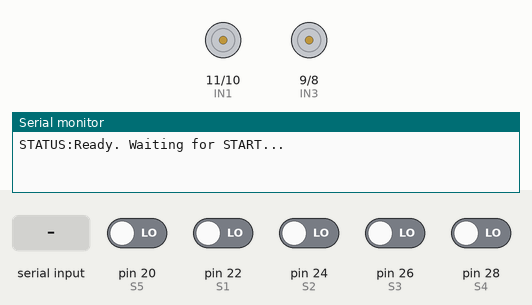
Bench run of a sketch on a simulated Arduino Mega 2560, built with avr-gcc and run on an emulated ATmega2560. Parts: motor-driver pin pairs drawn as motors (green arrow = first pin HIGH = forward, orange = second pin HIGH = backward, longer = more drive, scaled by the enable pin), the last lines printed to the serial monitor. The test bench sets the inputs (shaded band); at power-on: pin 20 (S5), pin 22 (S1), pin 24 (S2), pin 26 (S3), pin 28 (S4) LOW.

Above: at 2.9 s.
3.0 s: "START\n" received over the second serial link
At 4.6 s:
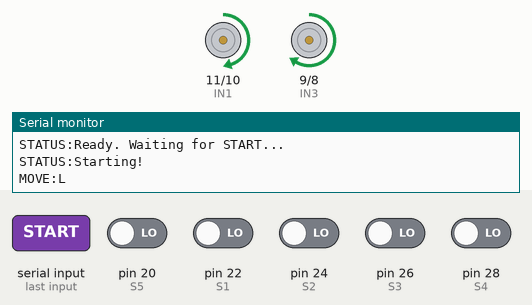
6.0 s: "RUN:\n" received over the second serial link
Timing chart, 0 to 9.0 s (numbered marks = the images above; inputs shaded):
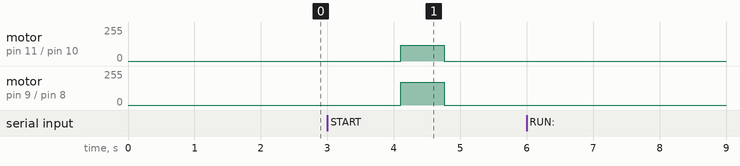

Measured:
- after the input at 3.0 s, motor on pin 11 (IN1) / pin 10 (IN2): stopped → forward 120/255 after 1.1 s, → stopped 0.65 s later; motor on pin 9 (IN3) / pin 8 (IN4): stopped → forward 170/255 after 1.1 s, → stopped 0.65 s later

The sketch:

Phase_1_Arduino.ino
```cpp
#define WIFI Serial1   // D1 Mini on pins 18/19

#define S1  22
#define S2  24
#define S3  26
#define S4  28
#define S5  20

#define IN1  11
#define IN2  10
#define IN3  9
#define IN4  8
#define ENA  13
#define ENB  12


#define BASE_SPEED  120
#define TURN_SPEED  170
#define FORWARD_MS  650
#define DEADEND_MS  550

// States
#define EXPLORING 0
#define WAITING   1
#define RUNNING   2
int state = EXPLORING;

// Path storage
char path[100];
int  pathLen = 0;

char runPath[100];
int  runLen = 0;
int  runIdx = 0;

// Motors

void forward() {
  digitalWrite(IN1, HIGH); digitalWrite(IN2, LOW);
  digitalWrite(IN3, HIGH); digitalWrite(IN4, LOW);
  analogWrite(ENA, BASE_SPEED);
  analogWrite(ENB, BASE_SPEED + 50);
}

void rotateLeft() {
  digitalWrite(IN1, LOW);  digitalWrite(IN2, HIGH);
  digitalWrite(IN3, HIGH); digitalWrite(IN4, LOW);
  analogWrite(ENA, TURN_SPEED);
  analogWrite(ENB, TURN_SPEED + 50);
}

void rotateRight() {
  digitalWrite(IN1, HIGH); digitalWrite(IN2, LOW);
  digitalWrite(IN3, LOW);  digitalWrite(IN4, HIGH);
  analogWrite(ENA, TURN_SPEED);
  analogWrite(ENB, TURN_SPEED + 50);
}

void stopMotors() {
  digitalWrite(IN1, LOW); digitalWrite(IN2, LOW);
  digitalWrite(IN3, LOW); digitalWrite(IN4, LOW);
  analogWrite(ENA, 0);
  analogWrite(ENB, 0);
}

void moveForMs(int ms) {
  forward();
  delay(ms);
  stopMotors();
  delay(50);
}

void turnLeft() {
  analogWrite(ENA, 255); analogWrite(ENB, 255); delay(100);
  while (!(digitalRead(S1)==HIGH && digitalRead(S2)==HIGH && digitalRead(S3)==HIGH &&
           digitalRead(S4)==HIGH && digitalRead(S5)==HIGH)) { rotateLeft(); }
  while (!(digitalRead(S3)==LOW  && digitalRead(S2)==HIGH && digitalRead(S4)==HIGH)) { rotateLeft(); }
  stopMotors();
}

void turnRight() {
  analogWrite(ENA, 255); analogWrite(ENB, 255); delay(100);
  while (!(digitalRead(S1)==HIGH && digitalRead(S2)==HIGH && digitalRead(S3)==HIGH &&
           digitalRead(S4)==HIGH && digitalRead(S5)==HIGH)) { rotateRight(); }
  while (!(digitalRead(S3)==LOW  && digitalRead(S2)==HIGH && digitalRead(S4)==HIGH)) { rotateRight(); }
  stopMotors();
}

void uTurn() {
  analogWrite(ENA, 255); analogWrite(ENB, 255); delay(100);
  while (!(digitalRead(S1)==HIGH && digitalRead(S2)==HIGH && digitalRead(S3)==HIGH &&
           digitalRead(S4)==HIGH && digitalRead(S5)==HIGH)) { rotateRight(); }
  while (!(digitalRead(S3)==LOW  && digitalRead(S2)==HIGH && digitalRead(S4)==HIGH)) { rotateRight(); }
  stopMotors();
}

// WiFi helpers

void wifiSend(const char* msg) {
  WIFI.println(msg);
  Serial.println(msg);
}

void wifiSendMove(char m) {
  char buf[12];
  sprintf(buf, "MOVE:%c", m);
  WIFI.println(buf);
  Serial.println(buf);
}

// Path optimizer

char simplify(char a, char c) {
  int angle = 0;
  if (a == 'R') angle = 90;
  else if (a == 'L') angle = 270;
  else if (a == 'U') angle = 180;
  angle = (angle + 180) % 360;
  if (c == 'R') angle = (angle + 90)  % 360;
  else if (c == 'L') angle = (angle + 270) % 360;
  else if (c == 'U') angle = (angle + 180) % 360;
  if (angle == 0)   return 'S';
  if (angle == 90)  return 'R';
  if (angle == 180) return 'U';
  return 'L';
}

void recordMove(char m) {
  path[pathLen++] = m;
  while (pathLen >= 3 && path[pathLen - 2] == 'U') {
    path[pathLen - 3] = simplify(path[pathLen - 3], path[pathLen - 1]);
    pathLen -= 2;
  }
}

// Finish

bool isFinish() {
  return digitalRead(S1)==LOW && digitalRead(S2)==LOW && digitalRead(S3)==LOW &&
         digitalRead(S4)==LOW && digitalRead(S5)==LOW;
}

void handleFinish() {
  stopMotors();

  if (state == RUNNING) {
    wifiSend("DONE:Optimal path complete!");
    while (true);
  }

  // Send optimized path to Python
  WIFI.print("PATH:");
  Serial.print("PATH:");
  for (int i = 0; i < pathLen; i++) {
    WIFI.print(path[i]);
    Serial.print(path[i]);
  }
  WIFI.println();
  Serial.println();

  wifiSend("STATUS:Waiting for RUN command...");
  state = WAITING;
}

//  RUN command

void waitForRun() {
  String line = "";
  while (true) {
    if (WIFI.available()) {
      char c = WIFI.read();
      if (c == '\n' || c == '\r') {
        line.trim();
        if (line.startsWith("RUN:")) {
          String p = line.substring(4);
          runLen = p.length();
          for (int i = 0; i < runLen; i++) runPath[i] = p.charAt(i);
          runIdx = 0;
          state = RUNNING;
          wifiSend("STATUS:Run 2 starting!");
          delay(2000);
          return;
        }
        line = "";
      } else {
        line += c;
      }
    }
  }
}

// Setup

void setup() {
  pinMode(S1, INPUT); pinMode(S2, INPUT); pinMode(S3, INPUT);
  pinMode(S4, INPUT); pinMode(S5, INPUT);
  pinMode(IN1, OUTPUT); pinMode(IN2, OUTPUT);
  pinMode(IN3, OUTPUT); pinMode(IN4, OUTPUT);
  pinMode(ENA, OUTPUT); pinMode(ENB, OUTPUT);

  Serial.begin(9600);
  WIFI.begin(9600);
  delay(2000);

  wifiSend("STATUS:Ready. Waiting for START...");

  // Wait for START from Python
  String line = "";
  while (true) {
    if (WIFI.available()) {
      char c = WIFI.read();
      if (c == '\n' || c == '\r') {
        line.trim();
        if (line == "START") {
          wifiSend("STATUS:Starting!");
          delay(1000);
          break;
        }
        line = "";
      } else {
        line += c;
      }
    }
  }
}

// Main loop

void loop() {

  // Waiting for Run 2 command
  if (state == WAITING) {
    waitForRun();
    return;
  }

  int s1 = digitalRead(S1);
  int s2 = digitalRead(S2);
  int s3 = digitalRead(S3);
  int s4 = digitalRead(S4);
  int s5 = digitalRead(S5);

  // 1 — Dead end
  if (s1==HIGH && s2==HIGH && s3==HIGH && s4==HIGH && s5==HIGH) {
    forward();
    delay(DEADEND_MS);
    stopMotors();
    if (digitalRead(S1)==HIGH && digitalRead(S2)==HIGH && digitalRead(S3)==HIGH &&
        digitalRead(S4)==HIGH && digitalRead(S5)==HIGH) {
      wifiSendMove('U');
      uTurn();
      if (state == EXPLORING) recordMove('U');
    }
    return;
  }

  // 2 — Intersection
  if (s3 == LOW && (s1 == LOW || s5 == LOW)) {
    stopMotors();
    delay(100);

    // ── Run 2: follow recorded path ──
    if (state == RUNNING) {
      if (isFinish()) { handleFinish(); return; }
      char cmd = runPath[runIdx++];
      wifiSendMove(cmd);
      if      (cmd == 'L') { moveForMs(FORWARD_MS); if (isFinish()) { handleFinish(); return; } turnLeft();  }
      else if (cmd == 'S') { moveForMs(FORWARD_MS); if (isFinish()) { handleFinish(); return; }              }
      else if (cmd == 'R') { moveForMs(FORWARD_MS); if (isFinish()) { handleFinish(); return; } turnRight(); }
      else                 { uTurn(); }
      return;
    }

    // ── Run 1: left-hand rule ──
    if (digitalRead(S1) == LOW) {
      wifiSendMove('L');
      moveForMs(FORWARD_MS);
      if (isFinish()) { handleFinish(); return; }
      turnLeft();
      recordMove('L');
    } else {
      moveForMs(FORWARD_MS);
      if (isFinish()) { handleFinish(); return; }
      if (digitalRead(S3)==LOW || digitalRead(S2)==LOW || digitalRead(S4)==LOW) {
        wifiSendMove('S');
        recordMove('S');
      } else {
        wifiSendMove('R');
        turnRight();
        recordMove('R');
      }
    }
    return;
  }

  // 3 — On line
  if (s3 == LOW) {
    if (isFinish()) { handleFinish(); return; }
    forward();
    return;
  }

  // 4 — Drifted left
  if (s2 == LOW && s1 == HIGH) {
    while (digitalRead(S3) == HIGH) { rotateLeft(); }
    stopMotors();
    return;
  }

  // 5 — Drifted right
  if (s4 == LOW && s5 == HIGH) {
    while (digitalRead(S3) == HIGH) { rotateRight(); }
    stopMotors();
    return;
  }

  stopMotors();
}
```
